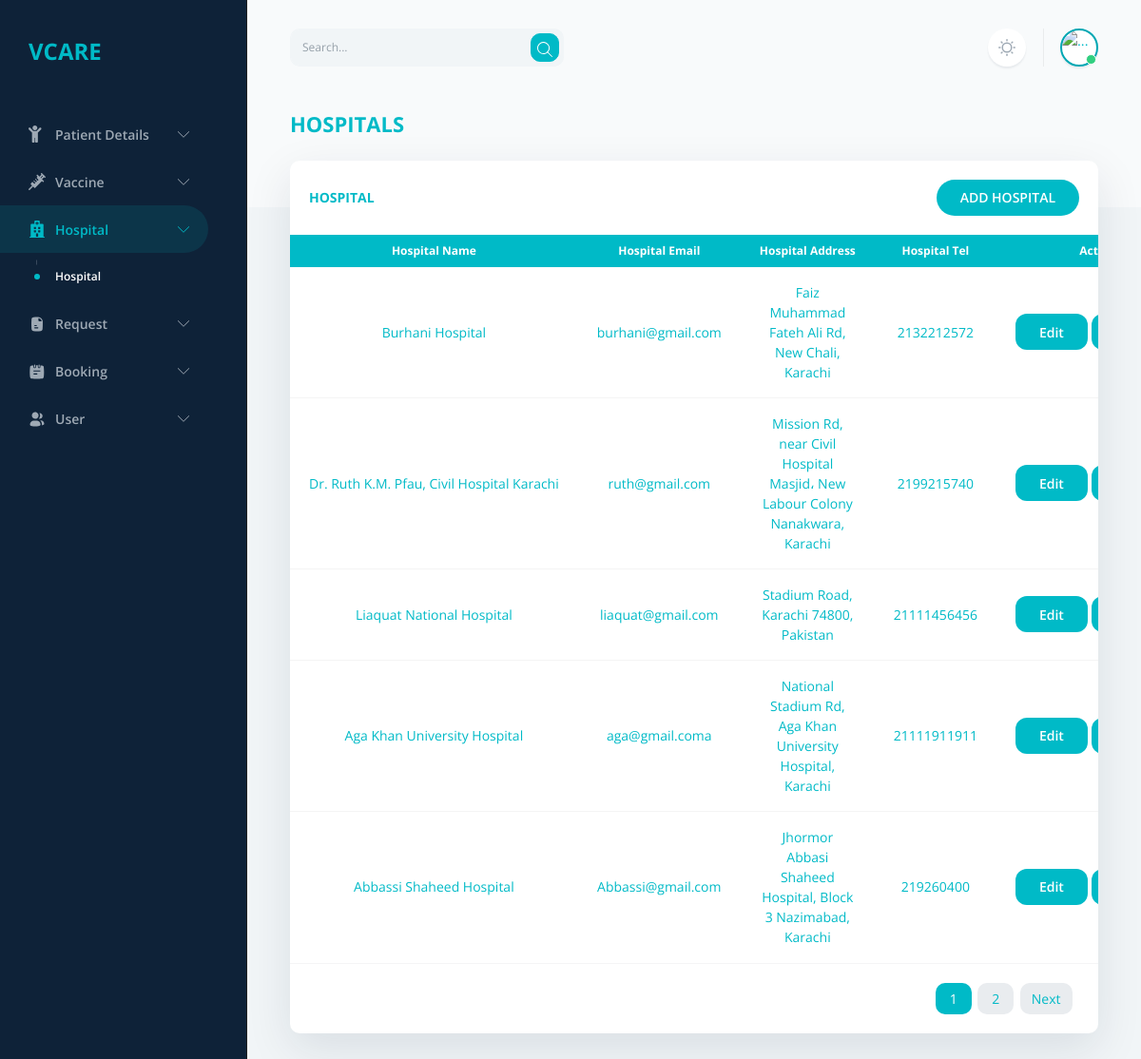
The page /admin/admin_hospital.php (signed in) on the database its author committed.
### tables this page shows
CREATE TABLE `hospital` (
  `H_id` int(11) NOT NULL,
  `H_Name` varchar(50) NOT NULL,
  `H_Email` varchar(50) NOT NULL,
  `H_Password` varchar(255) NOT NULL,
  `H_Address` varchar(255) NOT NULL,
  `H_Tel` bigint(12) NOT NULL,
  `H_Role` int(1) NOT NULL DEFAULT 3
);

### admin/admin_hospital.php (the view, shortened to what this page needs)
<?php
$page = "hospital";
include 'header.php';
?>
<head>
</head>
<body>
    <?php include './sidebar.php' ?>
    <main>
        <header class="container-fluid d-flex py-6 mb-4">
            <form class="d-none d-md-inline-block me-auto" action="./admin_search.php">
                <div class="input-group input-group-merge">
                    <input type="text" class="form-control bg-light-green border-light-green w-250px" name="hsearch" placeholder="Search..." aria-label="Search for any term">
                    <span class="input-group-text bg-light-green border-light-green p-0">
                        <button class="btn btn-primary rounded-2 w-30px h-30px p-0 mx-1" type="button" aria-label="Search button">
                        </button>
                    </span>
                </div>
            </form>
            <div class="d-flex align-items-center ms-auto me-n1 me-lg-n2">
                <?php include 'themeswitcher.php' ?>
                <?php include 'admin_session.php' ?>
            </div>
        </header>
        <div class="container-fluid">
            <h1 class="h2 text-uppercase">
                hospitals
            </h1>
            <div class="row">
                <div class="col">
                    <div class="card border-0 flex-fill w-100 shadow-lg" id="users">
                        <div class="card-header border-0 card-header-space-between">
                            <h2 class="card-header-title h4 text-uppercase">
                            Hospital
                            </h2>
                            <a href="add_hospital.php" class="btn btn-light text-uppercase">
                                Add Hospital
                            </a>
                        </div>
                        <?php
                        $limit = 5;
                        if (!isset($_GET['page'])) {
                            $page = 1;
                        } else {
                            $page = $_GET['page'];
                        }
                        $offset = ($page - 1) * $limit;
                        $sql = "SELECT * FROM `hospital`
                        ORDER BY H_id DESC LIMIT {$offset},{$limit}";
                        ?>
                        <div class="table-responsive">
                            <table class="table align-middle table-edge table-hover table-nowrap mb-0 text-center">
                                <thead class="thead-light">
                                    <tr>
                                        <th>Hospital Name</th>
                                        <th>Hospital Email</th>
                                        <th>Hospital Address</th>
                                        <th>Hospital Tel</th>
                                        <th>Action</th>
                                    </tr>
                                </thead>
                                <?php
                                $fetch = mysqli_query($conn, $sql);
                                foreach ($fetch as $row) {
                                ?>
                                    <tbody class="list">
                                        <tr>
                                            <td><?php echo $row['H_Name'] ?></td>
                                            <td><?php echo $row['H_Email'] ?></td>
                                            <td class="text-wrap"><?php echo $row['H_Address'] ?></td>
                                            <td><?php echo $row['H_Tel'] ?></td>
                                            <td>
                                                <a href="edit_hospital.php?hid=<?php echo $row['H_id'] ?>" class="btn btn-light rounded-3">Edit</a>
                                                <a href="delete_hospital.php?hid=<?php echo $row['H_id'] ?>" class="btn btn-light rounded-3">Delete</a>
                                            </td>
                                        </tr>
                                    </tbody>
                                <?php
                                }
                                ?>
                            </table>
                        </div>
                        <div class="card-footer">
                            <div class="d-flex justify-content-between align-items-center">
                                <ul class="pagination list-pagination mb-0">
                                    <?php
                                    $sql1 = "SELECT * FROM `hospital`";
                                    $result1 = mysqli_query($conn, $sql1) or die("Query Failed.");
                                    if (mysqli_num_rows($result1) > 0) {
                                        $total_records = mysqli_num_rows($result1);
                                        $total_page = ceil($total_records / $limit);
                                        $count = 4;
                                        $startPage = max(1, $page - $count);
                                        $endPage = min($total_page, $page + $count);
                                        echo '<ul class="pagination justify-content-center">';
                                        for ($i = $startPage; $i <= $endPage; $i++) {
                                            if ($i == $page) {
                                                $active = "active";
                                            } else {
                                                $active = "";
                                            }
                                            echo '<li class="page-item ' . $active . '"><a class="page-link border-0 rounded px-4 me-2" href="admin_hospital.php?page=' . $i . '">' . $i . '</a></li>';
                                        }
                                        if ($total_page > $page) {
                                            echo '<li class="page-item"><a class="page-link border-0 rounded me-2" href="admin_hospital.php?page=' . ($page + 1) . '">Next</a></li>';
                                        }
                                        echo '</ul>';
                                    } else {
                                        echo '<h3 class="text-center h2">No Records Found</h3>';
                                    }
                                    ?>
                                </ul>
                            </div>
                        </div>
                    </div>
                </div>
            </div>
        </div>
    </main>
</body>
</html>

### rows shown on the page
hospital: H_Name "Burhani Hospital", H_Email "burhani@gmail.com", H_Address "Faiz Muhammad Fateh Ali Rd, New Chali, Karachi", H_Tel "2132212572"
hospital: H_Name "Dr. Ruth K.M. Pfau, Civil Hospital Karachi", H_Email "ruth@gmail.com", H_Address "Mission Rd, near Civil Hospital Masjid، New Labour Colony Nanakwara, Karachi", H_Tel "2199215740"
hospital: H_Name "Liaquat National Hospital", H_Email "liaquat@gmail.com", H_Address "Stadium Road, Karachi 74800, Pakistan", H_Tel "21111456456"
hospital: H_Name "Aga Khan University Hospital", H_Email "aga@gmail.coma", H_Address "National Stadium Rd, Aga Khan University Hospital, Karachi", H_Tel "21111911911"
hospital: H_Name "Abbassi Shaheed Hospital", H_Email "Abbassi@gmail.com", H_Address "Jhormor Abbasi Shaheed Hospital, Block 3 Nazimabad, Karachi", H_Tel "219260400"
